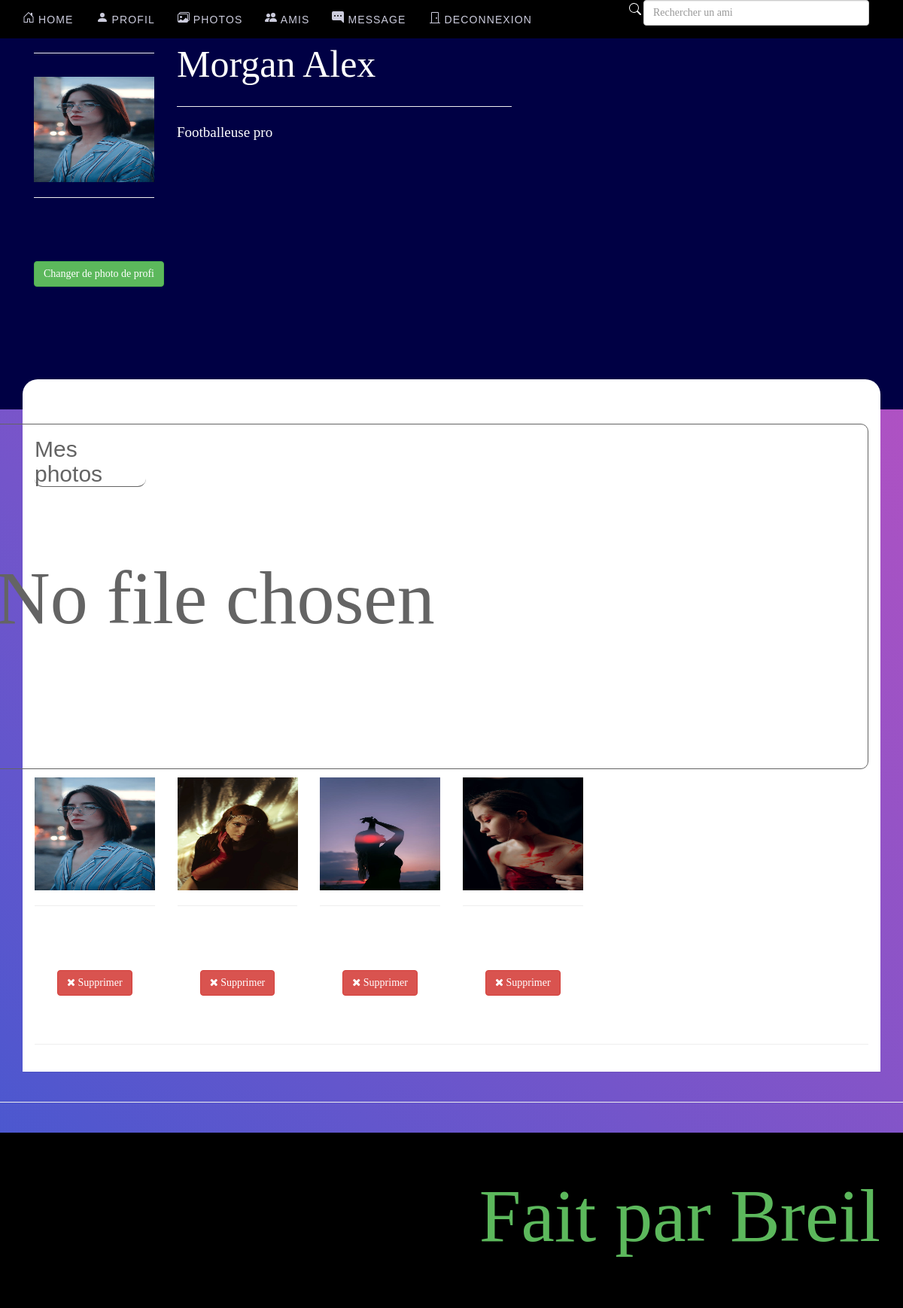
/Login_v1/photos.php (signed in), run on the app's committed database.
### tables this page shows
CREATE TABLE IF NOT EXISTS `members` (
  `member_id` int(11) NOT NULL AUTO_INCREMENT,
  `nom` varchar(100) NOT NULL,
  `prenom` varchar(100) NOT NULL,
  `address` varchar(100) NOT NULL,
  `email` varchar(100) NOT NULL,
  `age` int(11) NOT NULL,
  `sexe` varchar(100) NOT NULL,
  `username` varchar(100) NOT NULL,
  `password` varchar(100) NOT NULL,
  `image` varchar(100) NOT NULL,
  `birthdate` varchar(100) NOT NULL,
  `numero` varchar(100) NOT NULL,
  `status` varchar(100) NOT NULL,
  `bio` varchar(255) NOT NULL,
  PRIMARY KEY (`member_id`)
);

CREATE TABLE IF NOT EXISTS `photos` (
  `photos_id` int(11) NOT NULL AUTO_INCREMENT,
  `location` varchar(100) NOT NULL,
  `member_id` int(11) NOT NULL,
  PRIMARY KEY (`photos_id`)
);

### Login_v1/session.php (called while the page is built, shortened)
<?php
$session_id = $_SESSION['id'];
$session_query = $conn->prepare("SELECT * FROM members WHERE member_id = ?");
$session_query->execute(array($session_id));
$user_row = $session_query->fetch();
$image = $user_row['image'];
?>

### Login_v1/photos.php (the view, shortened to what this page needs)
<!DOCTYPE html>
<html lang="en">
<head>
    <?php include('header.php'); ?>
<?php include('session.php'); ?>
<body>
<?php include('navbar.php'); ?>
<div id="masthead">
    <div class="container">
        <?php include('photoshead.php'); ?>
    </div>
    <div class="container">
        <div class="row">
            <div class="col-md-12">
                <div class="top-spacer"> </div>
            </div>
        </div>
    </div>
</div>
<div class="container">
    <div class="row">
        <div class="col-md-12">
            <div class="panel">
                <div class="panel-body">
                    <h2 id="po">Mes photos</h2>
                    <div class="pull-right">
                        <form id="photos"   method="POST" enctype="multipart/form-data">
                            <input type="file" name="image" class="font" required>
                        </form>
                    </div>
                    <div class="row">
                        <?php
                        $query = $conn->query("SELECT * FROM photos WHERE member_id='$session_id'");
                        while($row = $query->fetch()){
                            $id = $row['photos_id'];
                            ?>
                            <div class="col-md-2 col-sm-3 text-center">
                                <img class="photo" src="<?php echo $row['location']; ?>" width="160" height="150">
                                <hr>
                                <a class="btn btn-danger" href="deletephotos.php<?php echo '?id='.$id; ?>"><i class="icon-remove"></i> Supprimer</a>
                            </div>
                        <?php } ?>
                    </div>
                    <hr>
                </div>
            </div>
        </div>
    </div>
</div>
<?php include('footer.php'); ?>
</body>
</html>

### Login_v1/header.php (shortened to what this page needs)
<!DOCTYPE html>
<html lang="en">
<head>
    <link href="css/bootstrap.min.css" rel="stylesheet">
    <link href="css/bootstrap-glyphicons.css" type="text/css" rel="stylesheet">
    <link href="css2/bootstrap-glyphicons.css" type="text/css" rel="stylesheet">
    <link href="css/font-awesome.css" type="text/css" rel="stylesheet">
    <link href="css/my_style.css" type="text/css" rel="stylesheet">
</head>

### Login_v1/navbar.php (shortened to what this page needs)
<header class="navbar navbar-bright navbar-fixed-top" role="banner">
    <div class="container">
        <div class="navbar-header">
            <a href="home.php" class="navbar-brand">
                Home
            </a>
        </div>
        <nav class="collapse navbar-collapse" role="navigation">
            <ul class="nav navbar-nav">
                <li><a href="profil.php">
                        <svg xmlns="http://www.w3.org/2000/svg" width="16" height="16" fill="currentColor" class="bi bi-person-fill" viewBox="0 0 16 16">
                            <path d="M3 14s-1 0-1-1 1-4 6-4 6 3 6 4-1 1-1 1H3zm5-6a3 3 0 1 0 0-6 3 3 0 0 0 0 6z"/>
                        </svg>
                        Profil
                    </a></li>
                <li><a href="photos.php">
                        Photos
                    </a></li>
                <li><a href="amis.php">
                        Amis</a></li>
                <li><a href="message.php">
                        Message</a>
                </li>
                <li>
                    <a href="deconnexion.php">
                        <svg xmlns="http://www.w3.org/2000/svg" width="16" height="16" fill="currentColor" class="bi bi-door-closed" viewBox="0 0 16 16">
                            <path d="M3 2a1 1 0 0 1 1-1h8a1 1 0 0 1 1 1v13h1.5a.5.5 0 0 1 0 1h-13a.5.5 0 0 1 0-1H3V2zm1 13h8V2H4v13z"/>
                            <path d="M9 9a1 1 0 1 0 2 0 1 1 0 0 0-2 0z"/>
                        </svg>
                        Deconnexion</a>
                </li>
            </ul>
            <div class="pull-right">
                <form class="form-inline" method="post" action="follow.php">
                    <input type="text" name="search" class="form-control"  id="span5" placeholder="Rechercher un ami">
                </form>
            </div>
        </nav>
    </div>
</header>

### Login_v1/photoshead.php
<?php include('header.php'); ?>
<body>
<?php include('navbar.php'); ?>
<div id="masthead">
    <div class="container">
        <?php include('heading2.php'); ?>
    </div>
    <div class="container">
        <div class="row">
            <div class="col-md-12">
            </div>
        </div>
    </div>
</div>
<div class="container" style="margin-top: 50px">
    <div class="row">
        <div class="col-md-12">
            </div>
        </div>
    </div>
</body>
</html>

### Login_v1/heading2.php (shortened to what this page needs)
<!DOCTYPE html>
<body>
<div class="row">
    <div class="col-md-2">
        <hr>
        <img class="pp" src="<?php echo $image; ?>" height="140" width="160">
        <hr>
        <a class="btn btn-success" href="changepic.php">Changer de photo de profi</a>
    </div>
    <div class="col-md-5">
        <?php
        $query = $conn->query("select * from members where member_id = '$session_id'");
        $row = $query->fetch();
        ?>
        <p style="font-size: 50px;">  <?php echo $row['nom']." ".$row['prenom']; ?><span class="margin-p"> </span>
        <hr>
        <p style="font-size: 19px;"><?php echo $row['bio']; ?></p>
    </div>
</div>
</body>

### Login_v1/footer.php (shortened to what this page needs)
<!DOCTYPE html>
<body>
</body>
<hr>
<footer>
    <div class="container">
        <div class="row">
            <div class="col-sm-6">
            </div>
            <div class="col-sm-6">
                <p class="pull-right">Fait par Breil</p>
            </div>
        </div>
    </div>
</footer>
</html>

### Login_v1/css/my_style.css (style rules this page uses)
body { font-family: "Helvetica Neue", Helvetica, Arial, sans-serif !important; background: #9053c7; background: -webkit-linear-gradient(-135deg, #c850c0, #4158d0); background: -o-linear-gradient(-135deg, #c850c0, #4158d0); background: -moz-linear-gradient(-135deg, #c850c0, #4158d0); background: linear-gradient(-135deg, #c850c0, #4158d0); }
.navbar-form input, .form-inline input { width:auto; }
.photo { margin-top: 10px; }
.top-spacer { border-radius: 20px 20px 0 0; }
#po { border-bottom: 1px solid; border-radius: 11px; width: 148px; }
.col-md-5 > p { color: #ffffff !important; }
.top-spacer { margin-top: 26px; }
#photos { border: 1px solid; border-radius: 10px; margin-top: -94px; padding: 12px; }
#masthead { background-size:cover !important; }
footer { background: none repeat scroll 0 0 #000000 !important; }
#span5 { width:300px; }
header { background: none repeat scroll 0 0 #000000 !important; }
body { font-family: 'TR Century Gothic' !important; padding-top:50px; color:#646464; background-color:#efefef; }
h1,h2,h3,.highlight,.navbar a,#masthead h4 { font-family:'Oswald',arial narrow,sans-serif; }
footer { margin-top:40px; padding-top:40px; padding-bottom:40px; background-color:#cecece; }
#masthead { min-height:199px; background-color:#000044; color:#aaaacc; }
.top-spacer { background-color:#ffffff; height:40px; }
a,a:hover { color:#223344; text-decoration:none; }
.navbar-bright { background-color:#111166; color:#fff; margin-bottom: 0; border-width: 0; }
.navbar-bright a, .navbar-bright .navbar-brand, #masthead h4 { color:#ccccdd; font-size:14px; text-transform: uppercase; letter-spacing:.08em; }
.panel { border-color:transparent; border-radius:0; }

### data on the page
members: nom "Morgan", prenom "Alex", bio "Footballeuse pro"
photos: shows a picture
photos: shows a picture
photos: shows a picture
photos: shows a picture
